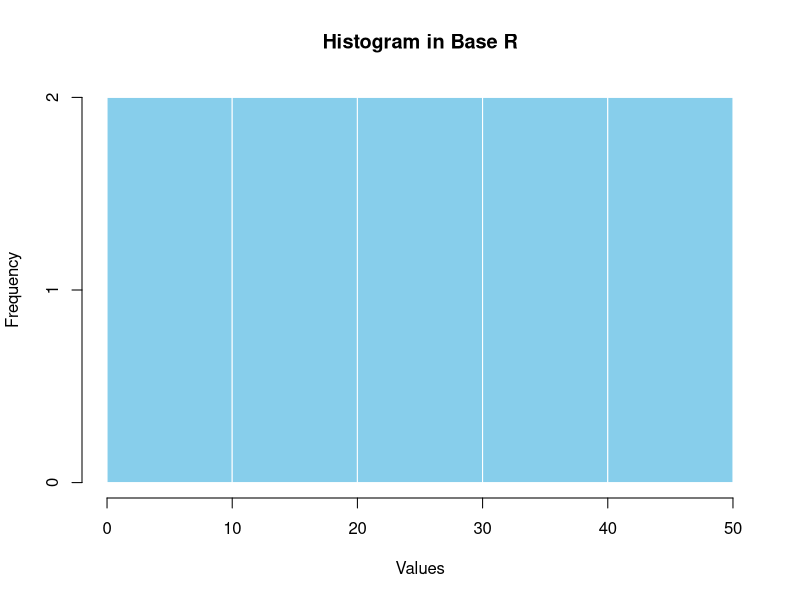

Write the R code that produced this figure.
# Sample data
data <- c(5, 10, 15, 20, 25, 30, 35, 40, 45, 50)

# Save the plot as a PNG file
png("histogram_plot.png", width = 800, height = 600)  # Open a PNG device

# Create the histogram
hist(data, 
     col = "skyblue", 
     border = "white", 
     main = "Histogram in Base R", 
     xlab = "Values", 
     ylab = "Frequency", 
     breaks = 5)

dev.off()  # Close the device to save the file
